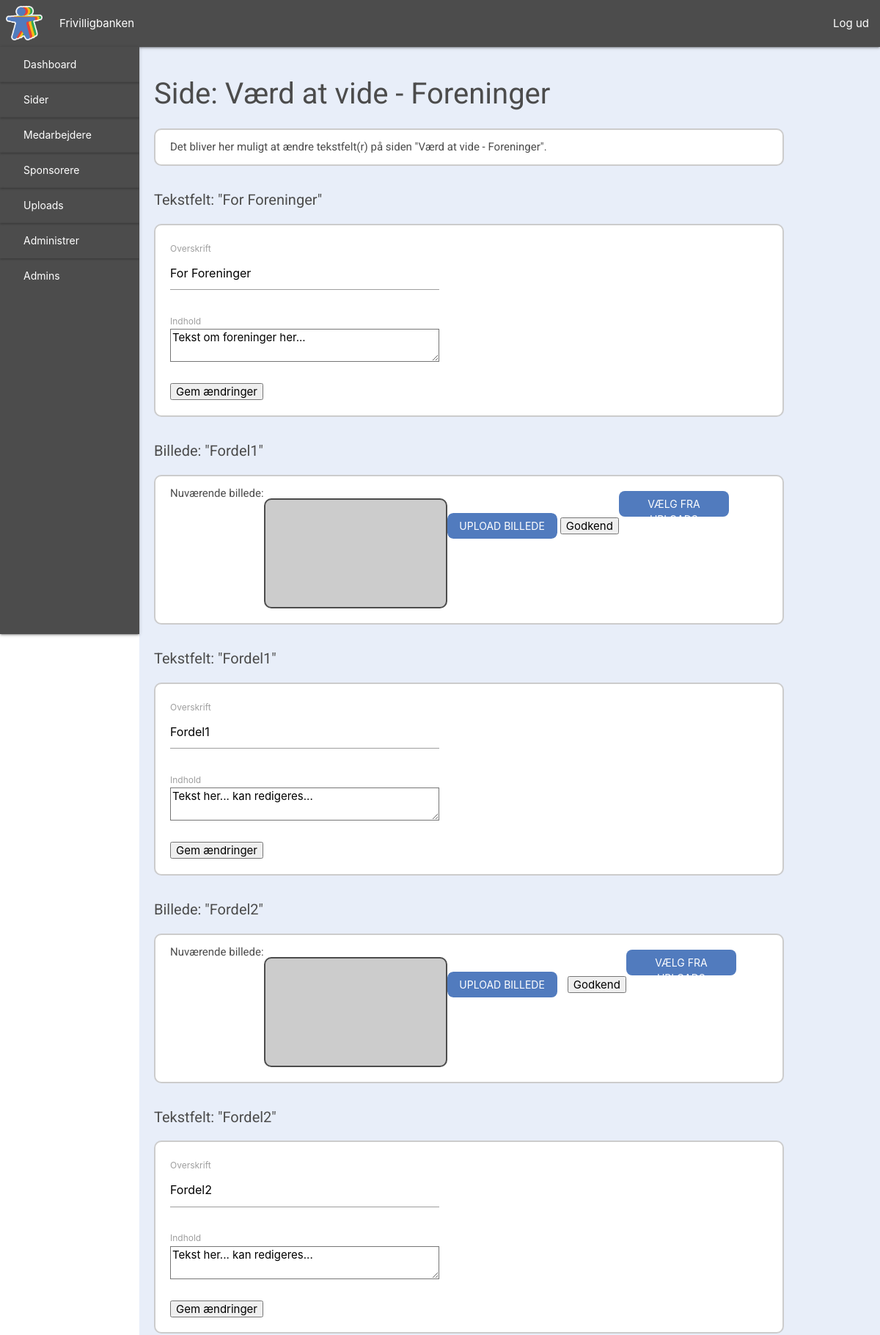
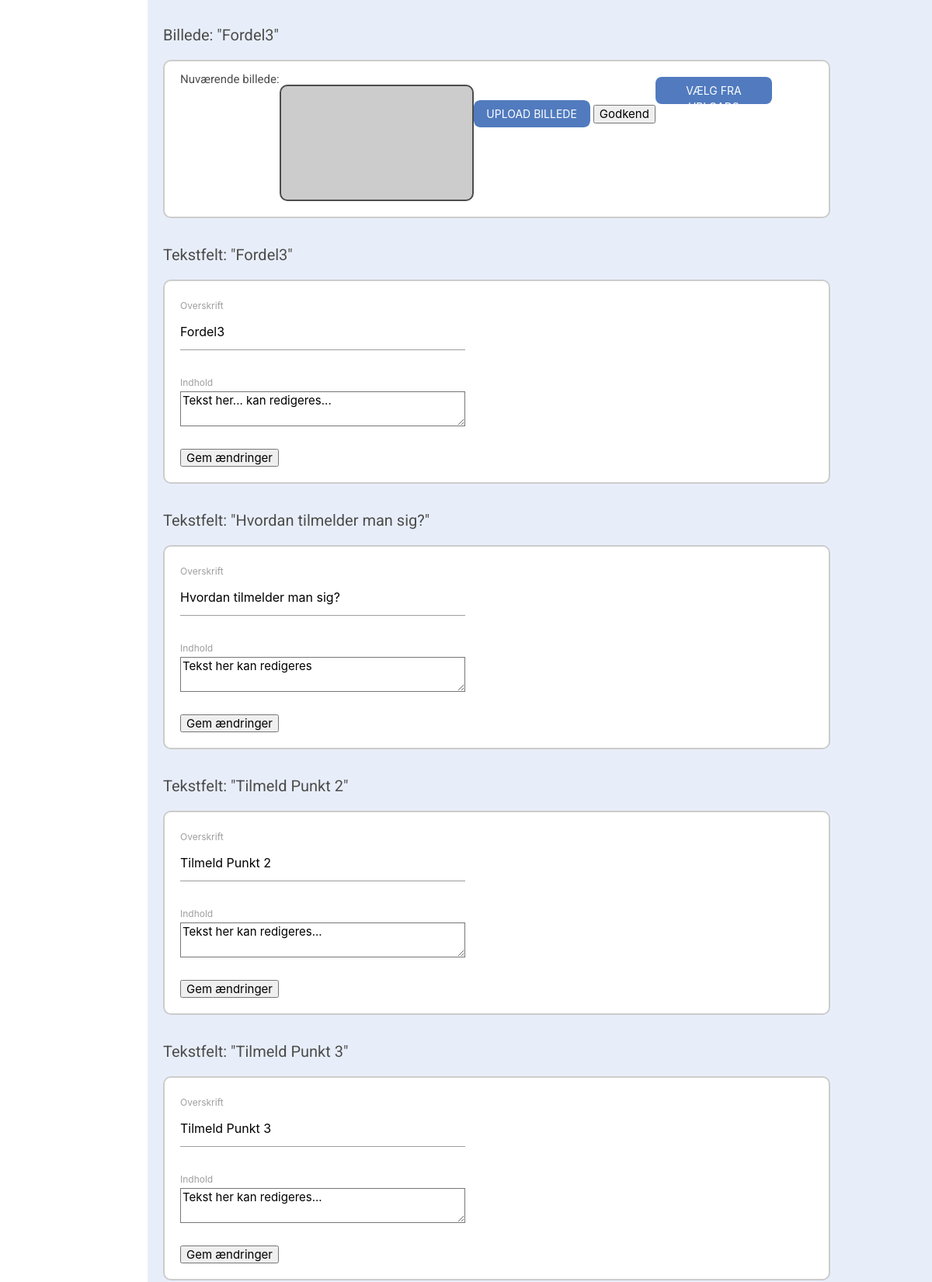
/side&for_foreninger (signed in, upper part), run on the app's committed database (2 pictures, top to bottom).
### tables this page shows
CREATE TABLE textfield (
    TextFieldID INT NOT NULL AUTO_INCREMENT PRIMARY KEY,
    Page VARCHAR(255),
    FieldName VARCHAR(255),
    FieldContent VARCHAR(5000)
);

### view/backend/page_unions.php (the view, shortened to what this page needs)
<?php
require_once("view/backend/includes/header.php");
$dbCon = dbCon($user, $pass);
$query = $dbCon->prepare("SELECT * FROM `textField` WHERE TextFieldID = 3");
$query->execute();
$getuniontext1 = $query->fetch();
$dbCon = dbCon($user, $pass);
$query = $dbCon->prepare("SELECT * FROM `textField` WHERE TextFieldID = 8");
$query->execute();
$getuniontext2 = $query->fetch();
$dbCon = dbCon($user, $pass);
$query = $dbCon->prepare("SELECT * FROM `textField` WHERE TextFieldID = 9");
$query->execute();
$getuniontext3 = $query->fetch();
$dbCon = dbCon($user, $pass);
$query = $dbCon->prepare("SELECT * FROM `textField` WHERE TextFieldID = 10");
$query->execute();
$getuniontext4 = $query->fetch();
$dbCon = dbCon($user, $pass);
$query = $dbCon->prepare("SELECT * FROM `textField` WHERE TextFieldID = 11");
$query->execute();
$getuniontext5 = $query->fetch();
$dbCon = dbCon($user, $pass);
$query = $dbCon->prepare("SELECT * FROM `textField` WHERE TextFieldID = 13");
$query->execute();
$getuniontext7 = $query->fetch();
$dbCon = dbCon($user, $pass);
$query = $dbCon->prepare("SELECT * FROM `textField` WHERE TextFieldID = 14");
$query->execute();
$getuniontext8 = $query->fetch();
$dbCon = dbCon($user, $pass);
$query = $dbCon->prepare("SELECT * FROM `imageField` WHERE ImageID = 3");
$query->execute();
$getunionimage1 = $query->fetch();
$dbCon = dbCon($user, $pass);
$query = $dbCon->prepare("SELECT * FROM `imageField` WHERE ImageID = 4");
$query->execute();
$getunionimage2 = $query->fetch();
$dbCon = dbCon($user, $pass);
$query = $dbCon->prepare("SELECT * FROM `imageField` WHERE ImageID = 5");
$query->execute();
$getunionimage3 = $query->fetch();
?>
    <div id="dashboard">
        <?php require_once ("view/backend/includes/sidenav.php")?>
        <div id="dashboard-content">
            <h1>Side: Værd at vide - Foreninger</h1>
            <div id="dashboard-section1">
                <p>
                    Det bliver her muligt at ændre tekstfelt(r) på siden "Værd at vide - Foreninger".
                </p>
            </div>
            <h2>Tekstfelt: "<?php echo $getuniontext1['FieldName'] ?>"</h2>
            <div id="dashboard-section1">
                <p>
                <form method="POST" action="">
                    <label>Overskrift</label>
                    <input type="text" name="union-headline1" value="<?php echo $getuniontext1['FieldName'] ?>">
                    <br><br>
                    <label>Indhold</label>
                    <textarea name="union-text1" id="" cols="30" rows="10"><?php echo $getuniontext1['FieldContent'] ?></textarea>
                    <br><br>
                    <input type="submit" name="updateUnionText1" value="Gem ændringer">
                </form>
                </p>
            </div>
            <h2>Billede: "<?php echo $getuniontext2['FieldName'] ?>"</h2>
            <div id="dashboard-section1">
                <p>
                    Nuværende billede:
                <div id="current-image" style="background-image: url('<?php echo $getunionimage1['Image'] ?>')"></div>
                </p>
                <form enctype="multipart/form-data" method="POST" action="">
                    <div class="upload-btn-wrapper">
                        <div id="imgUpload">Upload billede</div>
                    </div>
                    <input id="upload" type="submit" Value="Godkend" name="uploadUnionPic1">
                </form>
                <div id="imgUpload" onclick="showImages1()">Vælg fra Uploads</div>
            </div>
            <h2>Tekstfelt: "<?php echo $getuniontext2['FieldName'] ?>"</h2>
            <div id="dashboard-section1">
                <p>
                <form method="POST" action="">
                    <label>Overskrift</label>
                    <input type="text" name="union-headline2" value="<?php echo $getuniontext2['FieldName'] ?>">
                    <br><br>
                    <label>Indhold</label>
                    <textarea name="union-text3" id="" cols="30" rows="10"><?php echo $getuniontext2['FieldContent'] ?></textarea>
                    <br><br>
                    <input type="submit" name="updateUnionText2" value="Gem ændringer">
                </form>
                </p>
            </div>
            <h2>Billede: "<?php echo $getuniontext3['FieldName'] ?>"</h2>
            <div id="dashboard-section1">
                <p>
                    Nuværende billede:
                <div id="current-image" style="background-image: url('<?php echo $getunionimage2['Image'] ?>')"></div>
                </p>
                <form enctype="multipart/form-data" method="POST" action="">
                    <div class="upload-btn-wrapper">
                        <div id="imgUpload">Upload billede</div>
                        <div id="upload-file-name2"></div>
                    </div>
                    <input id="upload" type="submit" Value="Godkend" name="uploadUnionPic2">
                </form>
                <div id="imgUpload" onclick="showImages2()">Vælg fra Uploads</div>
            </div>
            <h2>Tekstfelt: "<?php echo $getuniontext3['FieldName'] ?>"</h2>
            <div id="dashboard-section1">
                <p>
                <form method="POST" action="">
                    <label>Overskrift</label>
                    <input type="text" name="union-headline3" value="<?php echo $getuniontext3['FieldName'] ?>">
                    <br><br>
                    <label>Indhold</label>
                    <textarea name="union-text3" id="" cols="30" rows="10"><?php echo $getuniontext3['FieldContent'] ?></textarea>
                    <br><br>
                    <input type="submit" name="updateUnionText3" value="Gem ændringer">
                </form>
                </p>
            </div>
            <h2>Billede: "<?php echo $getuniontext4['FieldName'] ?>"</h2>
            <div id="dashboard-section1">
                <p>
                    Nuværende billede:
                <div id="current-image" style="background-image: url('<?php echo $getunionimage3['Image'] ?>')"></div>
                </p>
                <form enctype="multipart/form-data" method="POST" action="">
                    <div class="upload-btn-wrapper">
                        <div id="imgUpload">Upload billede</div>
                    </div>
                    <input id="upload" type="submit" Value="Godkend" name="uploadUnionPic3">
                </form>
                <div id="imgUpload" onclick="showImages3()">Vælg fra Uploads</div>
            </div>
            <h2>Tekstfelt: "<?php echo $getuniontext4['FieldName'] ?>"</h2>
            <div id="dashboard-section1">
                <p>
                <form method="POST" action="">
                    <label>Overskrift</label>
                    <input type="text" name="union-headline4" value="<?php echo $getuniontext4['FieldName'] ?>">
                    <br><br>
                    <label>Indhold</label>
                    <textarea name="union-text4" id="" cols="30" rows="10"><?php echo $getuniontext4['FieldContent'] ?></textarea>
                    <br><br>
                    <input type="submit" name="updateUnionText4" value="Gem ændringer">
                </form>
                </p>
            </div>
            <h2>Tekstfelt: "<?php echo $getuniontext5['FieldName'] ?>"</h2>
            <div id="dashboard-section1">
                <p>
                <form method="POST" action="">
                    <label>Overskrift</label>
                    <input type="text" name="union-headline6" value="<?php echo $getuniontext5['FieldName'] ?>">
                    <br><br>
                    <label>Indhold</label>
                    <textarea name="union-text6" id="" cols="30" rows="10"><?php echo $getuniontext5['FieldContent'] ?></textarea>
                    <br><br>
                    <input type="submit" name="updateUnionText6" value="Gem ændringer">
                </form>
                </p>
            </div>
            <h2>Tekstfelt: "<?php echo $getuniontext7['FieldName'] ?>"</h2>
            <div id="dashboard-section1">
                <p>
                <form method="POST" action="">
                    <label>Overskrift</label>
                    <input type="text" name="union-headline7" value="<?php echo $getuniontext7['FieldName'] ?>">
                    <br><br>
                    <label>Indhold</label>
                    <textarea name="union-text7" id="" cols="30" rows="10"><?php echo $getuniontext7['FieldContent'] ?></textarea>
                    <br><br>
                    <input type="submit" name="updateUnionText7" value="Gem ændringer">
                </form>
                </p>
            </div>
            <h2>Tekstfelt: "<?php echo $getuniontext8['FieldName'] ?>"</h2>
            <div id="dashboard-section1">
                <p>
                <form method="POST" action="">
                    <label>Overskrift</label>
                    <input type="text" name="union-headline8" value="<?php echo $getuniontext8['FieldName'] ?>">
                    <br><br>
                    <label>Indhold</label>
                    <textarea name="union-text8" id="" cols="30" rows="10"><?php echo $getuniontext8['FieldContent'] ?></textarea>
                    <br><br>
                    <input type="submit" name="updateUnionText8" value="Gem ændringer">
                </form>
                </p>
            </div>
        </div>
    </div>
<?php require_once("view/backend/includes/footer.php"); ?>

### view/backend/css/header.style.css (style rules this page uses)
h1, h2, h3, h4, p { color: #4C4C4C; font-family: 'Roboto', sans-serif; }

### view/backend/css/index.style.css (style rules this page uses)
#dashboard { display: flex; }
#dashboard-content { height: 100%; width: 90%; background-color: #E8EEF9; margin: 64px 0 0 190px; }
#dashboard-content h1 { font-size: 40px; margin-left: 20px; }
#dashboard-content h2 { font-size: 20px; margin-left: 20px; }
#dashboard-section1 { width: 85%; background-color: white; margin: 20px; padding: 20px; border-radius: 10px; border: 2px solid rgba(0,0,0,0.2); display: flex; flex-wrap: wrap; }
#dashboard-section1 p { margin: -8px 0; }
#current-image { height: 150px; width: 250px; background-size: cover; background-repeat: no-repeat; background-position: center; border: 2px solid #4C4C4C; border-radius: 10px; margin-top: 10px; }
.upload-btn-wrapper { margin: 30px 0 5px 0; position: relative; overflow: hidden; display: inline-flex; border-radius: 8px; text-align: left; }
#imgUpload { width: 150px; height: 35px; color: white; background-color: #517BBE; padding: 7px; text-align: center; border-radius: 8px; font-size: 14px; text-transform: uppercase; cursor: pointer; }
#upload-file-name, #upload-file-name2 { font-size: 14px; padding: 8px 5px; }

### data on the page
textfield: FieldName "For Foreninger", union-headline1 "For Foreninger", union-text1 "Tekst om foreninger her..."
textfield: FieldName "Fordel1", union-headline2 "Fordel1", union-text3 "Tekst her... kan redigeres..."
textfield: FieldName "Fordel2", union-headline3 "Fordel2", union-text3 "Tekst her... kan redigeres..."
textfield: FieldName "Fordel3", union-headline4 "Fordel3", union-text4 "Tekst her... kan redigeres..."
textfield: FieldName "Hvordan tilmelder man sig?", union-headline6 "Hvordan tilmelder man sig?", union-text6 "Tekst her kan redigeres"
textfield: FieldName "Tilmeld Punkt 2", union-headline7 "Tilmeld Punkt 2", union-text7 "Tekst her kan redigeres..."
textfield: FieldName "Tilmeld Punkt 3", union-headline8 "Tilmeld Punkt 3", union-text8 "Tekst her kan redigeres..."
